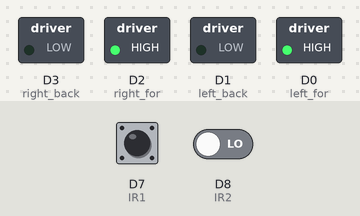
Simulated run of this sketch. Board: ESP8266 (NodeMCU). Parts: switched loads named in the sketch (green lamp = pin HIGH). Dashed ring = blinking. The test bench sets the inputs (shaded band); at power-on: D7 (IR1) LOW, D8 (IR2) LOW. What the sketch prints to the serial monitor is not drawn.

Above: at 1.2 s.
1.3 s: D7 (IR1) driven HIGH
At 4.2 s:
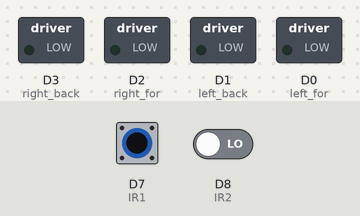
4.3 s: D8 (IR2) driven HIGH
At 5.2 s:
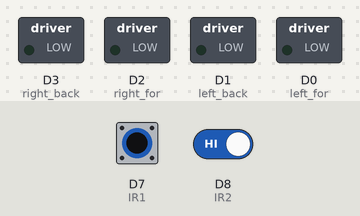
6.2 s: D7 (IR1) driven LOW
At 6.3 s:
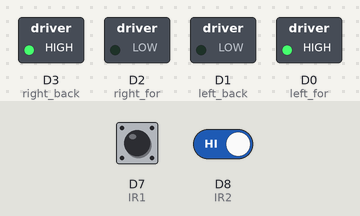
9.2 s: D8 (IR2) driven LOW
At 10.2 s:
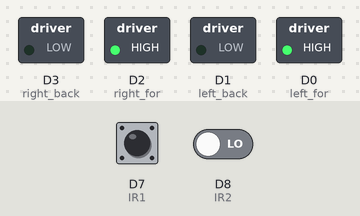
10.7 s: D7 (IR1) driven HIGH and D8 (IR2) driven HIGH
At 11.4 s:
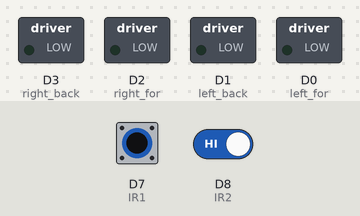
13.7 s: D7 (IR1) pulsed LOW 5 times (0.12 s each, 0.3 s apart)
At 13.8 s:
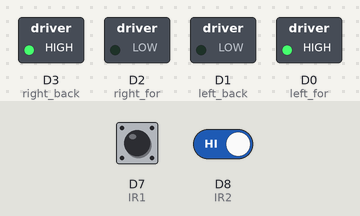
Timing chart, 0 to 16.7 s (numbered marks = the images above; inputs shaded):
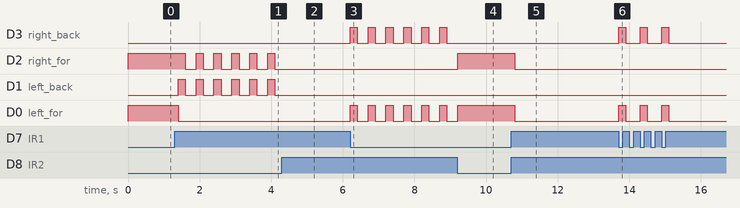

The sketch:

line_follower_robot.ino
```cpp
//const int left_for = D0;  // gnd 1st pin  l293d
//const int left_back =D1;   // power 2nd pin
//const int right_for = D2; //power 3rd pin
//const int right_back = D3; // gnd 4th pin
int left_for = D0;  // gnd 1st pin  l293d
int left_back =D1;   // power 2nd pin
int right_for = D2; //power 3rd pin
int right_back = D3; // gnd 4th pin

int IR1=D7;
int IR2=D8;

void  forward()
{
  digitalWrite(right_for, HIGH);
  digitalWrite(right_back, LOW);
  digitalWrite(left_back, LOW);
  digitalWrite(left_for, HIGH);
  delay(200);
}

void backward()
{

  digitalWrite(right_for, LOW);
  digitalWrite(right_back, HIGH);
  digitalWrite(left_back, HIGH);
  digitalWrite(left_for, LOW);
  delay(200);
  digitalWrite(left_back, LOW);
  digitalWrite(right_back, LOW);
  delay(200);
}

void right()
{
  //  Serial.println("RIGHT");
  digitalWrite(right_for, LOW);
  digitalWrite(right_back, HIGH);
  digitalWrite(left_back, LOW);
  digitalWrite(left_for, HIGH);

  delay(200);
  digitalWrite(left_for, LOW);
  digitalWrite(right_back, LOW);
  delay(200);
}

void left()
{
  digitalWrite(right_for, HIGH);
  digitalWrite(right_back, LOW);
  digitalWrite(left_back, HIGH);
  digitalWrite(left_for, LOW);
  delay(200);
  digitalWrite(left_back, LOW);
  digitalWrite(right_for, LOW); delay(200);
}

void stopfn()
{
  digitalWrite(left_for, LOW);
  digitalWrite(left_back, LOW);
  digitalWrite(right_for, LOW);
  digitalWrite(right_back, LOW);
  Serial.print("STOP");

}
void setup() {
  Serial.begin(9600);
  pinMode(left_for, OUTPUT);
  pinMode(left_back, OUTPUT);
  pinMode(right_for, OUTPUT);
  pinMode(right_back, OUTPUT);


  stopfn();
}

void loop() {

    if (digitalRead(IR1) == HIGH && digitalRead(IR2) == HIGH) //black
    {

      stopfn();
    }

    else if (digitalRead(IR1) == LOW && digitalRead(IR2) == LOW) //white
    {
         //Move both the Motors
      forward();

    }

    else if (digitalRead(IR1) == LOW && digitalRead(IR2) == HIGH)
    {

      right();
      delay(100);
    }

    else if (digitalRead(IR1) == HIGH && digitalRead(IR2) == LOW)
    {
      left();
      delay(100);
    }

    else
    {
      stopfn();

    }
  }
```

Measured:
- after the input at 1.3 s, D2 (right_for): alternates HIGH for 0.20 s and LOW for 0.30 s, starting after 0.30 s; D1 (left_back): alternates HIGH for 0.20 s and LOW for 0.30 s, starting after 0.10 s; D0 (left_for): HIGH → LOW after 0.10 s
- after the input at 4.3 s, D2 (right_for), D1 (left_back): stops changing and stays LOW
- after the input at 6.2 s, D3 (right_back), D0 (left_for): alternates HIGH for 0.20 s and LOW for 0.30 s, starting at once
- after the input at 9.2 s, D3 (right_back): stops changing and stays LOW; D2 (right_for): LOW → HIGH at once; D0 (left_for): goes on until 9.2 s, then stays HIGH
- after the input at 10.7 s, D2 (right_for), D0 (left_for): HIGH → LOW after 0.10 s
- after the input at 13.7 s, D3 (right_back), D0 (left_for): alternates HIGH for 0.20 s and LOW for 0.40 s, 6 changes in all, then stays LOW, starting at once
